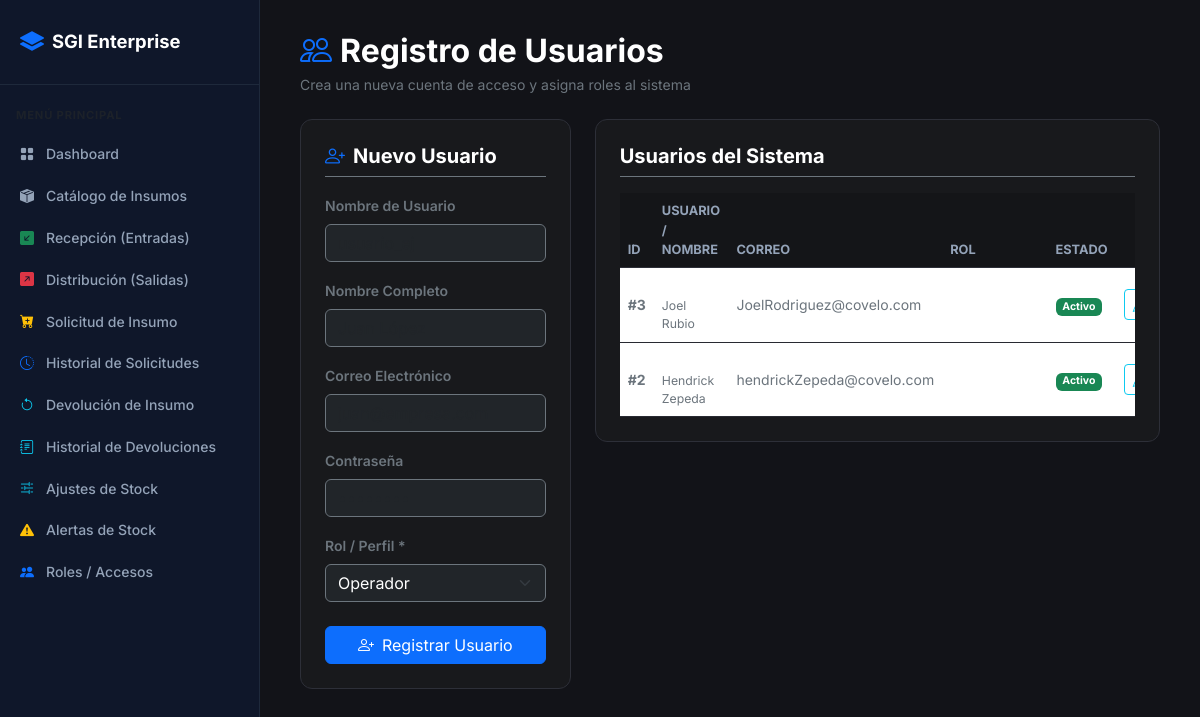
The page /usuarios.php (signed in) on the database its author committed.
### tables this page shows
CREATE TABLE IF NOT EXISTS `users` (
  `id` bigint NOT NULL AUTO_INCREMENT,
  `username` varchar(50) NOT NULL,
  `full_name` varchar(100) NOT NULL,
  `email` varchar(100) DEFAULT NULL,
  `password_hash` varchar(255) NOT NULL,
  `role` varchar(50) DEFAULT 'Operador',
  `role_id` int DEFAULT NULL,
  `is_active` tinyint(1) DEFAULT '1',
  `created_at` timestamp NULL DEFAULT CURRENT_TIMESTAMP,
  PRIMARY KEY (`id`)
);

### usuarios.php (the view, shortened to what this page needs)
<?php
$database = new Database();
$pdo = $database->getConnection();
try {
    $pdo->exec("CREATE TABLE IF NOT EXISTS users (
        id BIGINT AUTO_INCREMENT PRIMARY KEY
    ) ENGINE=InnoDB;");
} catch (PDOException $e) {
}
$usuarios = [];
try {
    $stmt =$pdo->query("SELECT id, username, full_name, email, role, is_active, created_at FROM users ORDER BY id DESC");
    $usuarios =$stmt->fetchAll(PDO::FETCH_ASSOC);
} catch (PDOException $e) {$error = "Error al cargar usuarios: " . $e->getMessage();
}
?>
<!DOCTYPE html>
<html lang="es">
<head>
    <link href="https://cdn.jsdelivr.net/npm/bootstrap@5.3.0/dist/css/bootstrap.min.css" rel="stylesheet">
    <link rel="stylesheet" href="https://cdn.jsdelivr.net/npm/bootstrap-icons@1.11.1/font/bootstrap-icons.css">
    <link rel="stylesheet" href="css/estilo.css">
</head>
<body>
    <?php include './sidebar.php'; ?>
    <main class="main-content">
        <div class="mb-4">
            <h2 class="fw-bold text-white mb-1"><i class="bi bi-people text-primary me-2"></i>Registro de Usuarios</h2>
            <p class="text-secondary small mb-0">Crea una nueva cuenta de acceso y asigna roles al sistema</p>
        </div>
        <div class="row g-4">
            <div class="col-lg-4">
                <div class="custom-card">
                    <h5 class="text-white fw-bold mb-3 pb-2 border-bottom border-secondary d-flex align-items-center gap-2">
                        <i class="bi bi-person-plus text-primary"></i> Nuevo Usuario
                    </h5>
                    <form action="usuarios.php" method="POST">
                        <div class="mb-3">
                            <label class="form-label text-secondary small fw-semibold">Nombre de Usuario</label>
                            <input type="text" name="username" class="form-control bg-dark text-white border-secondary" required placeholder="usuario_ej">
                        </div>
                        <div class="mb-3">
                            <label class="form-label text-secondary small fw-semibold">Nombre Completo</label>
                            <input type="text" name="full_name" class="form-control bg-dark text-white border-secondary" required placeholder="Juan López">
                        </div>
                        <div class="mb-3">
                            <label class="form-label text-secondary small fw-semibold">Correo Electrónico</label>
                            <input type="email" name="email" class="form-control bg-dark text-white border-secondary" placeholder="juan@empresa.com">
                        </div>
                        <div class="mb-3">
                            <label class="form-label text-secondary small fw-semibold">Contraseña</label>
                            <input type="password" name="password" class="form-control bg-dark text-white border-secondary" required placeholder="••••••••">
                        </div>
                        <div class="mb-4">
                            <label class="form-label text-secondary small fw-semibold">Rol / Perfil *</label>
                            <select name="role" class="form-select bg-dark text-white border-secondary" required>
                                <option value="Operador">Operador</option>
                            </select>
                        </div>
                        <button type="submit" class="btn btn-primary w-100 d-flex align-items-center justify-content-center gap-2">
                            <i class="bi bi-person-plus"></i> Registrar Usuario
                        </button>
                    </form>
                </div>
            </div>
            <div class="col-lg-8">
                <div class="custom-card">
                    <h5 class="text-white fw-bold mb-3 pb-2 border-bottom border-secondary">
                        Usuarios del Sistema
                    </h5>
                    <div class="table-responsive">
                        <table class="table table-dark-custom align-middle mb-0">
                            <thead>
                                <tr>
                                    <th>ID</th>
                                    <th>Usuario / Nombre</th>
                                    <th>Correo</th>
                                    <th>Rol</th>
                                    <th>Estado</th>
                                    <th class="text-end">Acciones</th>
                                </tr>
                            </thead>
                            <tbody>
                                <?php if (count($usuarios) > 0): ?>
                                    <?php foreach ($usuarios as$usr): ?>
                                        <tr>
                                            <td class="fw-bold text-secondary">#<?= $usr['id'] ?></td>
                                            <td>
                                                <div class="fw-bold text-white"><?= htmlspecialchars($usr['username'] ?? '') ?></div>
                                                <div class="text-secondary small"><?= htmlspecialchars($usr['full_name'] ?? '') ?></div>
                                            </td>
                                            <td class="text-secondary small"><?= htmlspecialchars($usr['email'] ?? 'N/D') ?></td>
                                            <td>
                                                <span class="badge badge-motivo px-2 py-1"><?= htmlspecialchars($usr['role'] ?? 'Operador') ?></span>
                                            </td>
                                            <td>
                                                <?php if ((int)$usr['is_active'] === 1): ?>
                                                    <span class="badge bg-success">Activo</span>
                                                <?php else: ?>
                                                    <span class="badge bg-secondary">Inactivo</span>
                                                <?php endif; ?>
                                            </td>
                                            <td class="text-end">
                                                <div class="d-flex gap-1 justify-content-end align-items-center">
                                                    <button type="button"
                                                            class="btn btn-sm btn-outline-info"
                                                            title="Editar"
                                                            data-bs-toggle="modal"
                                                            data-bs-target="#editModal"
                                                            data-id="<?= $usr['id'] ?>"
                                                            data-username="<?= htmlspecialchars($usr['username']) ?>"
                                                            data-fullname="<?= htmlspecialchars($usr['full_name']) ?>"
                                                            data-email="<?= htmlspecialchars($usr['email']) ?>"
                                                            data-role="<?= htmlspecialchars($usr['role']) ?>">
                                                        <i class="bi bi-pencil"></i>
                                                    </button>
                                                </div>
                                            </td>
                                        </tr>
                                    <?php endforeach; ?>
                                <?php endif; ?>
                            </tbody>
                        </table>
                    </div>
                </div>
            </div>
        </div>
    </main>
</body>
</html>

### css/estilo.css (style rules this page uses)
:root { --sidebar-width: 260px; --primary-color: #d8dbe3; --accent-color: #2563eb; --bg-body: #121318; --card-bg: #18191c; --card-border: #2d2f38; }
body { font-family: 'Inter', sans-serif; background-color: var(--bg-body); color: #f4f4f5; position: relative; min-height: 100vh; overflow-x: hidden; margin: 0; }
.main-content { margin-left: var(--sidebar-width); padding: 2rem 2.5rem; min-height: 100vh; animation: fadeIn 0.5s ease-out forwards; }
.custom-card { background-color: var(--card-bg); border: 1px solid var(--card-border); border-radius: 12px; padding: 1.5rem; }
.form-control, .form-select { background-color: #121316; border: 1px solid #333644; color: #fff; }
.table-dark-custom { background-color: transparent; color: #e2e8f0; }
.table-dark-custom th { background-color: #141518; color: #94a3b8; border-bottom: 1px solid var(--card-border); font-size: 0.8rem; text-transform: uppercase; }
.table-dark-custom td { border-bottom: 1px solid #282a32; vertical-align: middle; font-size: 0.875rem; }

### rows shown on the page
users: id "3", full_name "Joel Rubio", email "JoelRodriguez@covelo.com", is_active "Activo"
users: id "2", full_name "Hendrick Zepeda", email "hendrickZepeda@covelo.com", is_active "Activo"
